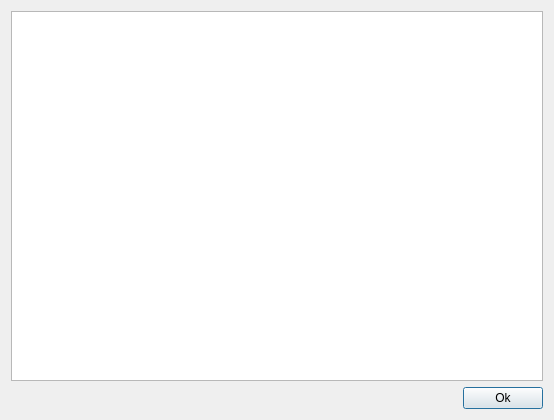
<?xml version="1.0" encoding="UTF-8"?>
<ui version="4.0">
 <class>FilePropsDialog</class>
 <widget class="QDialog" name="FilePropsDialog">
  <property name="windowModality">
   <enum>Qt::ApplicationModal</enum>
  </property>
  <property name="geometry">
   <rect>
    <x>0</x>
    <y>0</y>
    <width>554</width>
    <height>420</height>
   </rect>
  </property>
  <property name="contextMenuPolicy">
   <enum>Qt::NoContextMenu</enum>
  </property>
  <property name="windowTitle">
   <string>Document properties</string>
  </property>
  <layout class="QVBoxLayout" name="verticalLayout">
   <item>
    <widget class="QTableWidget" name="tableWidget">
     <property name="editTriggers">
      <set>QAbstractItemView::NoEditTriggers</set>
     </property>
     <property name="wordWrap">
      <bool>false</bool>
     </property>
     <property name="columnCount">
      <number>1</number>
     </property>
     <attribute name="horizontalHeaderVisible">
      <bool>false</bool>
     </attribute>
     <attribute name="horizontalHeaderStretchLastSection">
      <bool>true</bool>
     </attribute>
     <attribute name="verticalHeaderVisible">
      <bool>false</bool>
     </attribute>
     <column/>
    </widget>
   </item>
   <item>
    <layout class="QHBoxLayout" name="horizontalLayout">
     <item>
      <spacer name="horizontalSpacer">
       <property name="orientation">
        <enum>Qt::Horizontal</enum>
       </property>
       <property name="sizeHint" stdset="0">
        <size>
         <width>40</width>
         <height>20</height>
        </size>
       </property>
      </spacer>
     </item>
     <item>
      <widget class="QPushButton" name="btnOk">
       <property name="text">
        <string>Ok</string>
       </property>
      </widget>
     </item>
    </layout>
   </item>
  </layout>
 </widget>
 <resources/>
 <connections>
  <connection>
   <sender>btnOk</sender>
   <signal>clicked()</signal>
   <receiver>FilePropsDialog</receiver>
   <slot>accept()</slot>
   <hints>
    <hint type="sourcelabel">
     <x>505</x>
     <y>396</y>
    </hint>
    <hint type="destinationlabel">
     <x>276</x>
     <y>209</y>
    </hint>
   </hints>
  </connection>
 </connections>
</ui>
